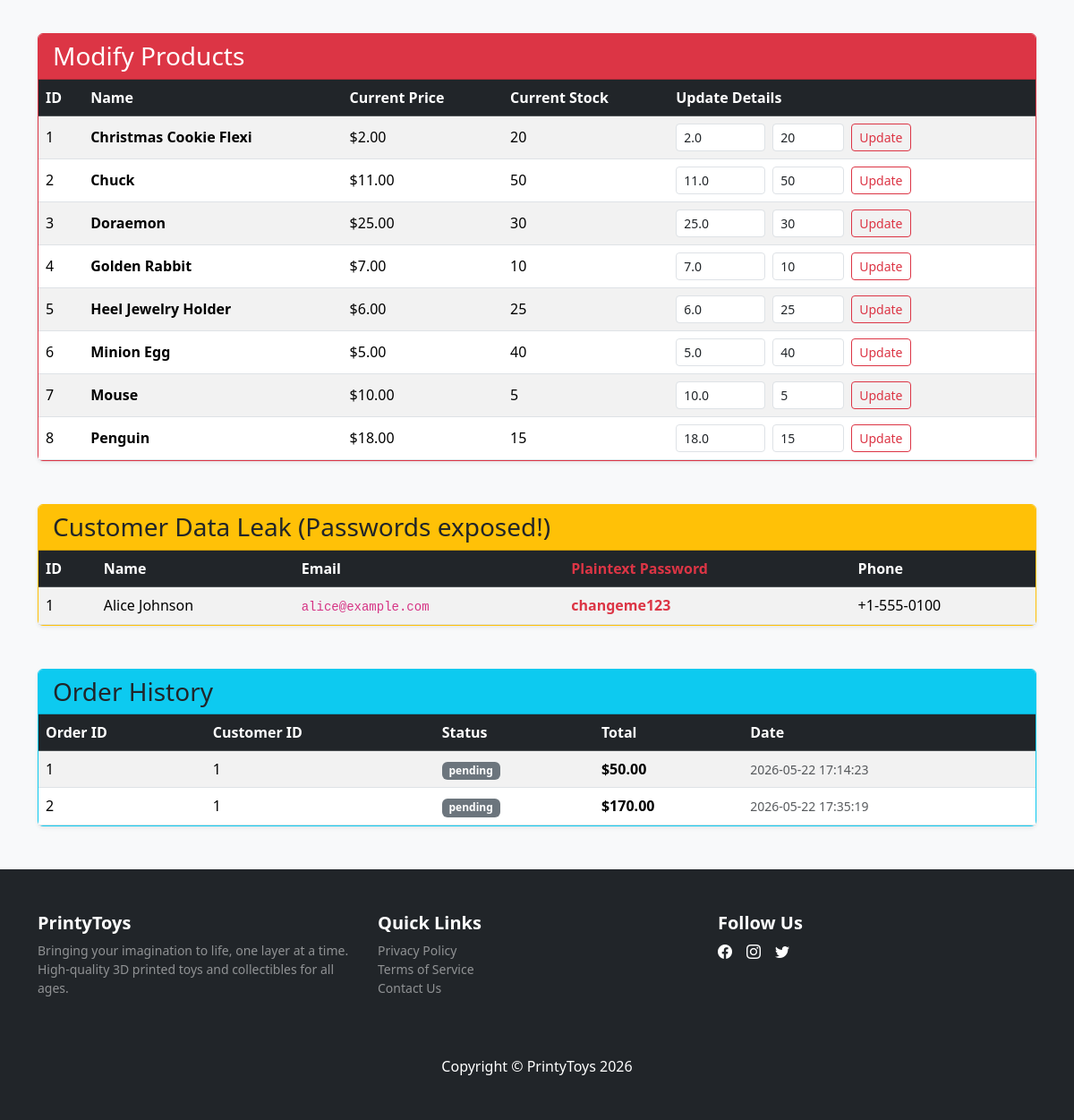
/admin (lower part), run on an earlier commit of the app's database.
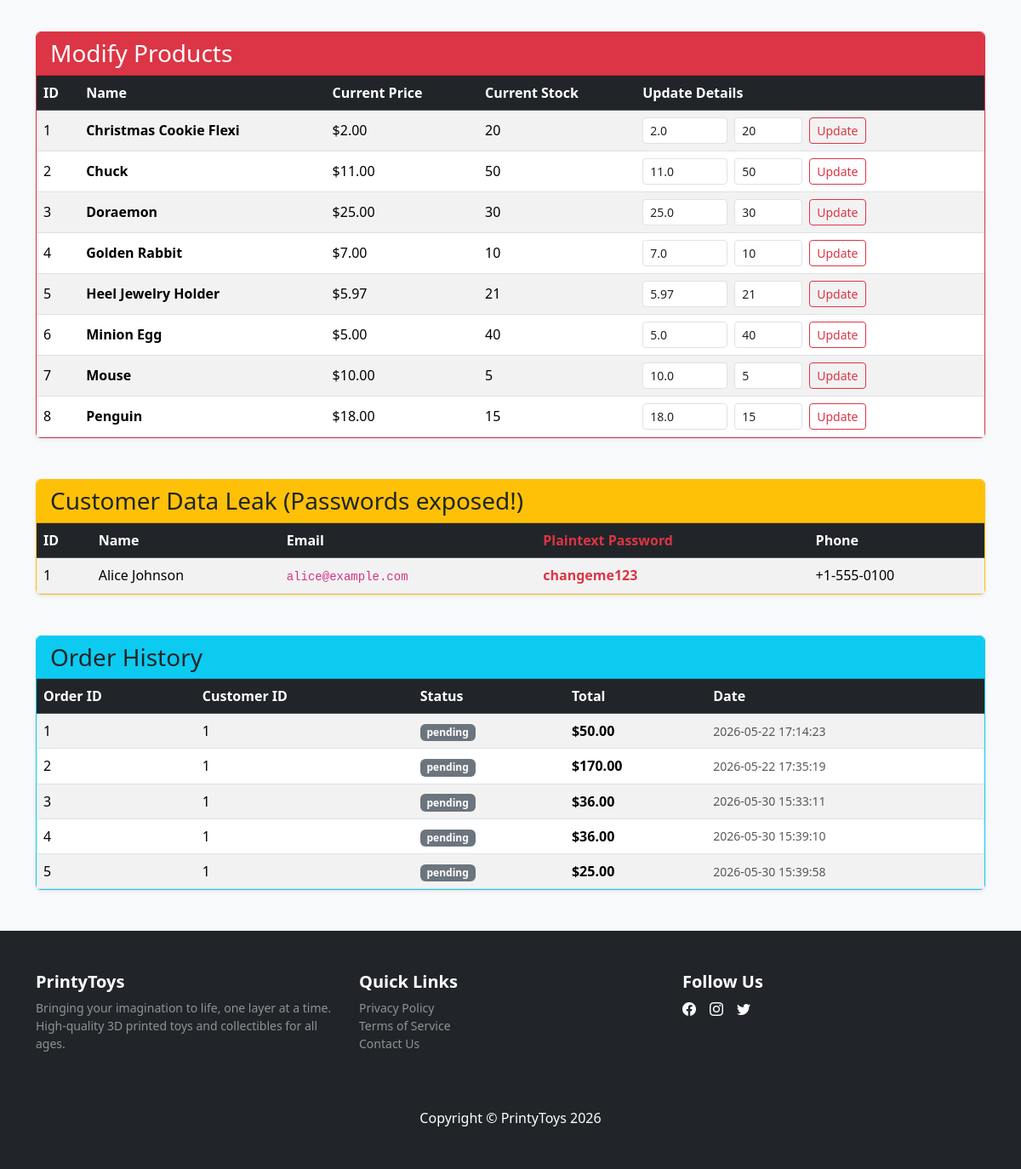
And on a later commit of the database.
### tables this page shows
CREATE TABLE products (
    id          INTEGER PRIMARY KEY AUTOINCREMENT,
    name        TEXT    NOT NULL,
    description TEXT,
    price       REAL    NOT NULL CHECK (price >= 0),
    image       TEXT,
    alt         TEXT,
    badge       TEXT,                       -- e.g. 'Hot', 'New', 'Limited'
    badge_color TEXT,                       -- Bootstrap bg- class
    rating      INTEGER DEFAULT 0 CHECK (rating BETWEEN 0 AND 5),
    stock       INTEGER NOT NULL DEFAULT 0 CHECK (stock >= 0),
    created_at  TEXT    NOT NULL DEFAULT (datetime('now'))
);

CREATE TABLE customers (
    id          INTEGER PRIMARY KEY AUTOINCREMENT,
    first_name  TEXT    NOT NULL,
    last_name   TEXT    NOT NULL,
    email       TEXT    NOT NULL UNIQUE,
    password    TEXT    NOT NULL,
    phone       TEXT,
    address     TEXT,
    city        TEXT,
    country     TEXT    DEFAULT 'US',
    created_at  TEXT    NOT NULL DEFAULT (datetime('now'))
);

CREATE TABLE orders (
    id          INTEGER PRIMARY KEY AUTOINCREMENT,
    customer_id INTEGER NOT NULL,
    status      TEXT    NOT NULL DEFAULT 'pending'
                        CHECK (status IN ('pending', 'processing', 'shipped', 'delivered', 'cancelled')),
    total       REAL    NOT NULL DEFAULT 0 CHECK (total >= 0),
    created_at  TEXT    NOT NULL DEFAULT (datetime('now')),
    updated_at  TEXT    NOT NULL DEFAULT (datetime('now')),

    FOREIGN KEY (customer_id) REFERENCES customers(id)
);

### app.py (the view)
@app.route("/admin", methods=["GET"])
def admin():
    con = get_db()
    customers = con.execute("SELECT * FROM customers").fetchall()
    orders = con.execute("SELECT * FROM orders").fetchall()
    products = con.execute("SELECT * FROM products").fetchall()
    con.close()
    return render_template("admin.html", customers=customers, orders=orders, products=products)

### app.py (called while the page is built)
def get_db():
    con = sqlite3.connect(DATABASE)
    con.row_factory = sqlite3.Row
    con.execute("PRAGMA foreign_keys = ON")
    return con

### templates/admin.html (shortened to what this page needs)
{% extends 'index.html' %}
{% block content %}
<section class="py-5 bg-light">
  <div class="container">
    <div class="row mb-4">
      <div class="col">
      </div>
    </div>
    <div class="card shadow-sm mb-5 border-danger">
      <div class="card-header bg-danger text-white">
        <h3 class="mb-0">Modify Products</h3>
      </div>
      <div class="card-body p-0 table-responsive">
        <table class="table table-striped table-hover mb-0 align-middle">
          <thead class="table-dark">
            <tr>
              <th>ID</th>
              <th>Name</th>
              <th>Current Price</th>
              <th>Current Stock</th>
              <th>Update Details</th>
            </tr>
          </thead>
          <tbody>
            {% for product in products %}
            <tr>
              <td>{{ product.id }}</td>
              <td class="fw-bold">{{ product.name }}</td>
              <td>${{ "%.2f"|format(product.price) }}</td>
              <td>{{ product.stock }}</td>
              <td>
                <form action="/admin/update_product/{{ product.id }}" method="POST" class="d-flex align-items-center gap-2">
                  <input type="number" step="0.01" name="price" class="form-control form-control-sm" value="{{ product.price }}" required style="width: 100px;">
                  <input type="number" name="stock" class="form-control form-control-sm" value="{{ product.stock }}" required style="width: 80px;">
                  <button type="submit" class="btn btn-sm btn-outline-danger">Update</button>
                </form>
              </td>
            </tr>
            {% endfor %}
          </tbody>
        </table>
      </div>
    </div>
    <div class="card shadow-sm mb-5 border-warning">
      <div class="card-header bg-warning text-dark">
        <h3 class="mb-0">Customer Data Leak (Passwords exposed!)</h3>
      </div>
      <div class="card-body p-0 table-responsive">
        <table class="table table-striped table-hover mb-0 align-middle">
          <thead class="table-dark">
            <tr>
              <th>ID</th>
              <th>Name</th>
              <th>Email</th>
              <th class="text-danger">Plaintext Password</th>
              <th>Phone</th>
            </tr>
          </thead>
          <tbody>
            {% for customer in customers %}
            <tr>
              <td>{{ customer.id }}</td>
              <td>{{ customer.first_name }} {{ customer.last_name }}</td>
              <td><code>{{ customer.email }}</code></td>
              <td class="text-danger fw-bold">{{ customer.password }}</td>
              <td>{{ customer.phone }}</td>
            </tr>
            {% endfor %}
          </tbody>
        </table>
      </div>
    </div>
    <div class="card shadow-sm border-info">
      <div class="card-header bg-info text-dark">
        <h3 class="mb-0">Order History</h3>
      </div>
      <div class="card-body p-0 table-responsive">
        <table class="table table-striped table-hover mb-0 align-middle">
          <thead class="table-dark">
            <tr>
              <th>Order ID</th>
              <th>Customer ID</th>
              <th>Status</th>
              <th>Total</th>
              <th>Date</th>
            </tr>
          </thead>
          <tbody>
            {% for order in orders %}
            <tr>
              <td>{{ order.id }}</td>
              <td>{{ order.customer_id }}</td>
              <td>
                <span class="badge bg-{{ 'success' if order.status == 'delivered' else 'secondary' }}">
                  {{ order.status }}
                </span>
              </td>
              <td class="fw-bold">${{ "%.2f"|format(order.total) }}</td>
              <td class="small text-muted">{{ order.created_at }}</td>
            </tr>
            {% endfor %}
          </tbody>
        </table>
      </div>
    </div>
  </div>
</section>
{% endblock %}

What changed in the data, as far as the page shows it:
changed products "Heel Jewelry Holder": price "6.00" → "5.97"; stock "25" → "21"; price "6.0" → "5.97"
added orders: id "3", customer_id "1", status "pending", total "36.00", created_at "2026-05-30 15:33:11"
added orders: id "4", customer_id "1", status "pending", total "36.00", created_at "2026-05-30 15:39:10"
added orders: id "5", customer_id "1", status "pending", total "25.00", created_at "2026-05-30 15:39:58"
